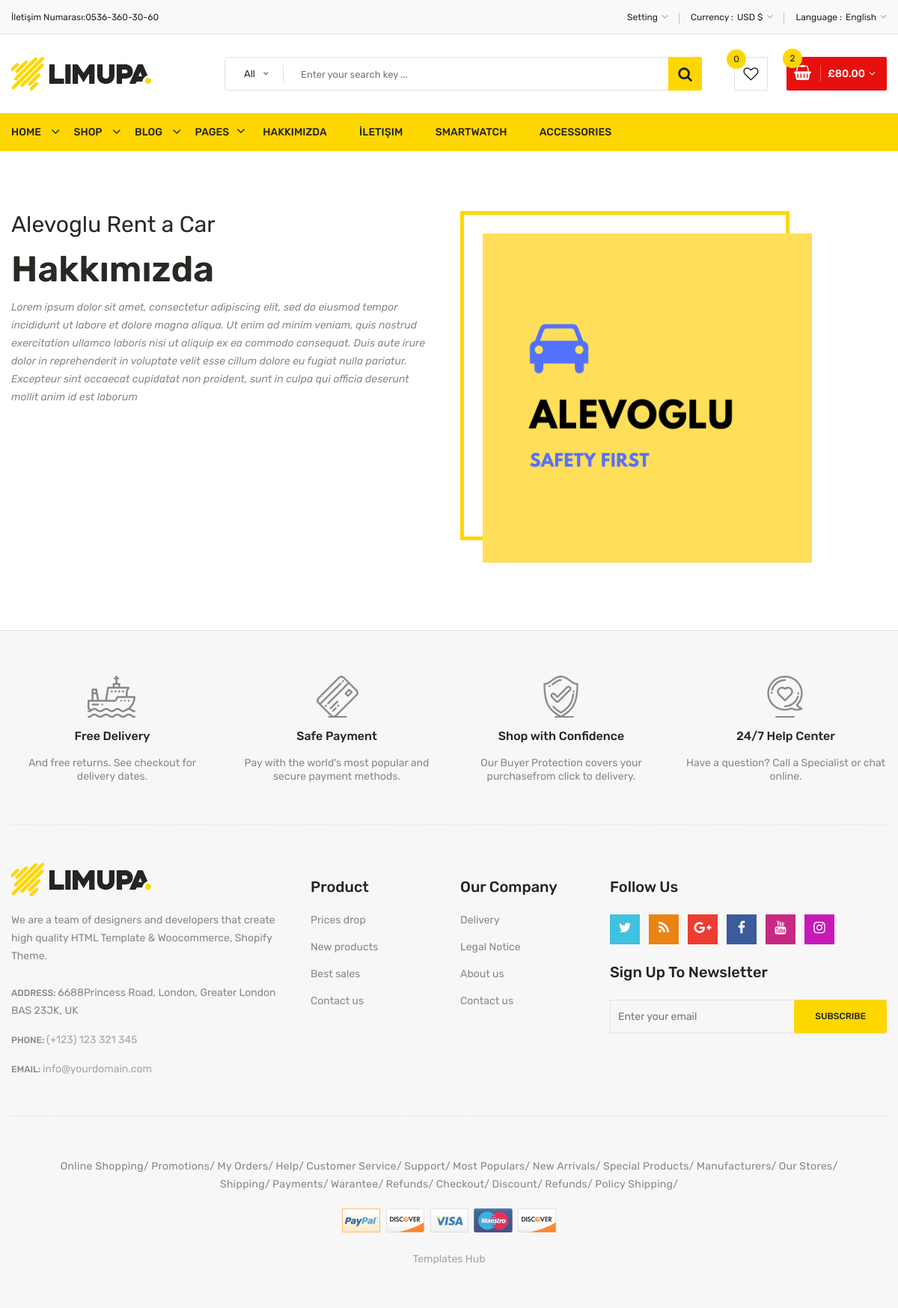
Screenshot of /hakkimizda/ with the database file from the repository.
### home/models.py (models this page shows, shortened)
class Setting(models.Model):
    STATUS = (
        ('True', 'Evet'),
        ('False', 'Hayır'),
    )
    title = models.CharField(max_length=150)
    description = models.CharField(max_length=255)
    keywords = models.CharField(max_length=255)
    company = models.CharField(max_length=50)
    adress = models.CharField(blank=True, max_length=100)
    phone = models.CharField(blank=True, max_length=15)
    fax = models.CharField(blank=True, max_length=15)
    email = models.CharField(blank=True, max_length=20)
    smtpserver = models.CharField(blank=True, max_length=20)
    smtpemail = models.CharField(blank=True, max_length=20)
    smtppassword = models.CharField(blank=True, max_length=10)
    smtpport = models.CharField(blank=True, max_length=5)
    icon = models.ImageField(blank=True, upload_to='images/')
    facebook = models.CharField(blank=True, max_length=50)
    instagram = models.CharField(blank=True, max_length=50)
    twitter = models.CharField(blank=True, max_length=50)
    aboutus = RichTextUploadingField(blank=True)
    contact = RichTextUploadingField(blank=True)
    references = RichTextUploadingField(blank=True)
    status = models.CharField(max_length=10, choices=STATUS)
    create_at = models.DateTimeField(auto_now_add=True)
    update_at = models.DateTimeField(auto_now=True)

### home/views.py (the view)
# urls.py: path('hakkimizda/', views.hakkimizda, name='hakkimizda'),
def hakkimizda(request):
    setting = Setting.objects.get()
    context = {'setting': setting, 'page': 'hakkimizda'}
    return render(request, 'hakkimizda.html', context)

### home/templates/hakkimizda.html (shortened to what this page needs)
{% extends "homebase.html" %}
{% load static %}
{% block content %}
      <div class="about-us-wrapper pt-60 pb-40">
                <div class="container">
                    <div class="row">
                        <div class="col-lg-6 order-last order-lg-first">
                            <div class="about-text-wrap">
                                <h2><span>Alevoglu Rent a Car</span>Hakkımızda</h2>
                                {{ setting.aboutus|safe }}
                            </div>
                        </div>
                        <div class="col-lg-5 col-md-10">
                            <div class="about-image-wrap">
                                <img class="img-full"  src="{% static 'images/product/large-size/alevoglu.png' %}" alt="About Us" width="300" />
                            </div>
                        </div>
                    </div>
                </div>
            </div>
{% endblock %}

### home/templates/header.html (shortened to what this page needs)
{% load static %}
            <header>
                <div class="header-top">
                    <div class="container">
                        <div class="row">
                            <div class="col-lg-3 col-md-4">
                                <div class="header-top-left">
                                    <ul class="phone-wrap">
                                        <li><span>İletişim Numarası:</span><a href="#">{{setting.phone}}</a></li>
                                    </ul>
                                </div>
                            </div>
                            <div class="col-lg-9 col-md-8">
                                <div class="header-top-right">
                                    <ul class="ht-menu">
                                        <li>
                                            <div class="ht-setting-trigger"><span>Setting</span></div>
                                        </li>
                                        <li>
                                            <span class="currency-selector-wrapper">Currency :</span>
                                            <div class="ht-currency-trigger"><span>USD $</span></div>
                                        </li>
                                        <li>
                                            <span class="language-selector-wrapper">Language :</span>
                                            <div class="ht-language-trigger"><span>English</span></div>
                                        </li>
                                    </ul>
                                </div>
                            </div>
                        </div>
                    </div>
                </div>
                <div class="header-middle pl-sm-0 pr-sm-0 pl-xs-0 pr-xs-0">
                    <div class="container">
                        <div class="row">
                            <div class="col-lg-3">
                                <div class="logo pb-sm-30 pb-xs-30">
                                    <a href="index.html">
                                        <img src="{% static 'images/menu/logo/1.jpg' %}" alt="">
                                    </a>
                                </div>
                            </div>
                            <div class="col-lg-9 pl-0 ml-sm-15 ml-xs-15">
                                <form action="#" class="hm-searchbox">
                                    <input type="text" placeholder="Enter your search key ...">
                                    <button class="li-btn" type="submit"><i class="fa fa-search"></i></button>
                                </form>
                                <div class="header-middle-right">
                                    <ul class="hm-menu">
                                        <li class="hm-wishlist">
                                            <a href="wishlist.html">
                                                <span class="cart-item-count wishlist-item-count">0</span>
                                                <i class="fa fa-heart-o"></i>
                                            </a>
                                        </li>
                                        <li class="hm-minicart">
                                            <div class="hm-minicart-trigger">
                                                <span class="item-text">£80.00
                                                    <span class="cart-item-count">2</span>
                                                </span>
                                            </div>
                                        </li>
                                    </ul>
                                </div>
                            </div>
                        </div>
                    </div>
                </div>
                <div class="header-bottom header-sticky d-none d-lg-block d-xl-block">
                    <div class="container">
                        <div class="row">
                            <div class="col-lg-12">
                                <div class="hb-menu">
                                    <nav>
                                        <ul>
                                            <li class="dropdown-holder"><a href="index.html">Home</a>
                                            </li>
                                            <li class="megamenu-holder"><a href="shop-left-sidebar.html">Shop</a>
                                            </li>
                                            <li class="dropdown-holder"><a href="blog-left-sidebar.html">Blog</a>
                                            </li>
                                            <li class="megamenu-static-holder"><a href="index.html">Pages</a>
                                            </li>
                                            <li><a href="hakkimizda/">Hakkımızda</a></li>
                                            <li><a href="iletisim">İletişim</a></li>
                                            <li><a href="shop-left-sidebar.html">Smartwatch</a></li>
                                            <li><a href="shop-left-sidebar.html">Accessories</a></li>
                                        </ul>
                                    </nav>
                                </div>
                            </div>
                        </div>
                    </div>
                </div>
            </header>

### home/static/css/responsive.css (style rules this page uses)
@media (min-width: 1200px) and (max-width: 1500px) { .container { max-width: 1170px; padding-left: 0; padding-right: 0; } }

### rows the page displays
Setting: phone "0536-360-30-60", aboutus "Lorem ipsum dolor sit amet, consectetur adipiscing elit, sed do eiusmod tempor incididunt ut labore et dolore magna aliqua. Ut enim ad minim veniam, quis nostrud exercitation ullamco laboris nisi ut aliquip ex ea commodo consequat. Duis aute irure dolor in reprehenderit in voluptate velit esse cillum dolore eu fugiat nulla pariatur. Excepteur sint occaecat cupidatat non proident, sunt in culpa qui officia deserunt mollit anim id est laborum"
